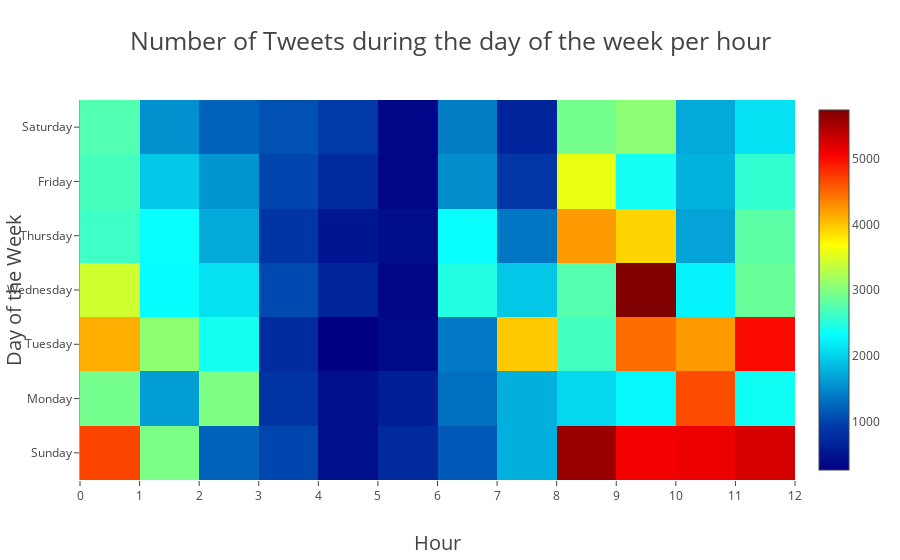

The notebook cell saved with this chart:
### Code cell
trace = Heatmap(z=z,
                x=[i for i in np.arange(0,13)],
                y=['Sunday','Monday', 'Tuesday', 'Wednesday', 'Thursday', 'Friday','Saturday'],
                colorscale = 'Jet'
               )
layout = Layout(
    title='Number of Tweets during the day of the week per hour',
    xaxis=dict(
        nticks=24, 
        title = 'Hour',
        titlefont=dict(
        size=20)),
    
    yaxis = dict(
        title='Day of the Week',
        titlefont=dict(
            size=20,
        )
    ),

)
data=[trace]
fig = Figure(data=data,layout=layout)
fig['layout'].update(titlefont=dict(size=25))
iplot(fig, filename='numberoftweets.html')

### Figure 1 — Plotly figure (JSON) as saved in the notebook; plotly's stock layout.template omitted (floating-point values rounded to 4 significant figures)
{"data": [{"colorscale": "Jet", "type": "heatmap", "x": [0, 1, 2, 3, 4, 5, 6, 7, 8, 9, 10, 11, 12], "y": ["Sunday", "Monday", "Tuesday", "Wednesday", "Thursday", "Friday", "Saturday"], "z": [[4698, 2971, 1221, 1020, 439, 744, 1154, 1763, 5593, 5106, 5141, 5256], [2925, 1632, 2979, 852, 442, 617, 1311, 1760, 2039, 2276, 4654, 2380], [4123, 3077, 2397, 768, 261, 372, 1386, 3981, 2651, 4479, 4235, 5005], [3434, 2326, 2113, 1040, 688, 340, 2478, 1927, 2756, 5747, 2231, 2864], [2629, 2340, 1721, 869, 500, 418, 2333, 1353, 4225, 3918, 1673, 2797], [2677, 1931, 1578, 1014, 745, 331, 1516, 877, 3579, 2396, 1772, 2563], [2744, 1537, 1213, 1093, 920, 346, 1402, 677, 2930, 3064, 1710, 2117]]}], "layout": {"title": "Number of Tweets during the day of the week per hour", "titlefont": {"size": 25}, "xaxis": {"nticks": 24, "title": "Hour", "titlefont": {"size": 20}}, "yaxis": {"title": "Day of the Week", "titlefont": {"size": 20}}}}
